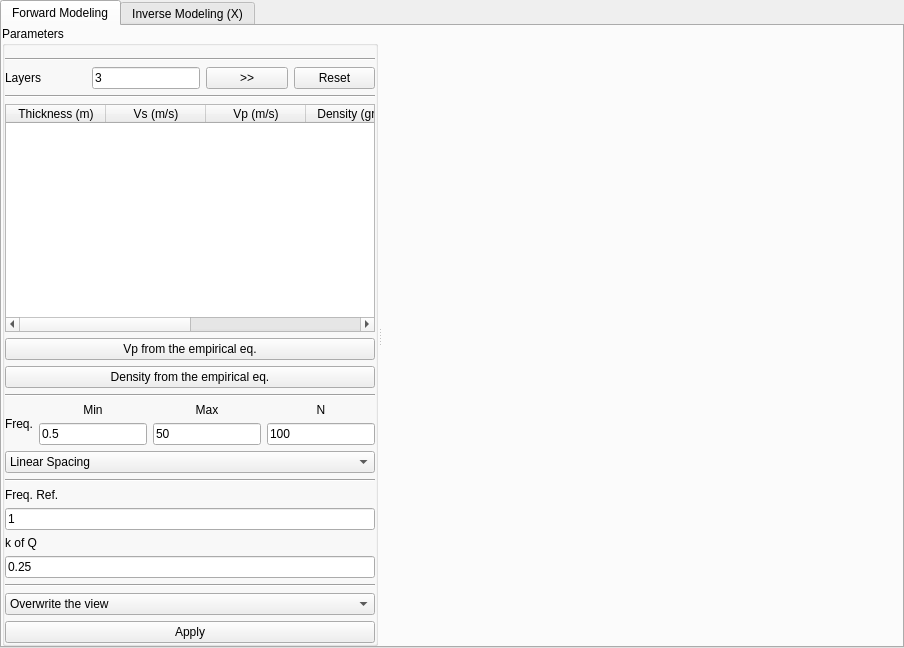
<?xml version="1.0" encoding="UTF-8"?>
<ui version="4.0">
 <class>hvsr</class>
 <widget class="QWidget" name="hvsr">
  <property name="geometry">
   <rect>
    <x>0</x>
    <y>0</y>
    <width>904</width>
    <height>648</height>
   </rect>
  </property>
  <property name="windowTitle">
   <string>Form</string>
  </property>
  <layout class="QVBoxLayout" name="verticalLayout">
   <property name="leftMargin">
    <number>0</number>
   </property>
   <property name="topMargin">
    <number>0</number>
   </property>
   <property name="rightMargin">
    <number>0</number>
   </property>
   <property name="bottomMargin">
    <number>0</number>
   </property>
   <item>
    <widget class="QTabWidget" name="tabWidget">
     <property name="currentIndex">
      <number>0</number>
     </property>
     <widget class="QWidget" name="tab">
      <attribute name="title">
       <string>Forward Modeling</string>
      </attribute>
      <layout class="QVBoxLayout" name="verticalLayout_3">
       <property name="leftMargin">
        <number>0</number>
       </property>
       <property name="topMargin">
        <number>0</number>
       </property>
       <property name="rightMargin">
        <number>0</number>
       </property>
       <property name="bottomMargin">
        <number>0</number>
       </property>
       <item>
        <widget class="QSplitter" name="splitter">
         <property name="orientation">
          <enum>Qt::Horizontal</enum>
         </property>
         <widget class="QGroupBox" name="groupBox">
          <property name="sizePolicy">
           <sizepolicy hsizetype="Minimum" vsizetype="Preferred">
            <horstretch>0</horstretch>
            <verstretch>0</verstretch>
           </sizepolicy>
          </property>
          <property name="maximumSize">
           <size>
            <width>300</width>
            <height>16777215</height>
           </size>
          </property>
          <property name="font">
           <font>
            <weight>50</weight>
            <bold>false</bold>
           </font>
          </property>
          <property name="title">
           <string>Parameters</string>
          </property>
          <property name="flat">
           <bool>true</bool>
          </property>
          <property name="checkable">
           <bool>false</bool>
          </property>
          <layout class="QVBoxLayout" name="verticalLayout_2">
           <property name="sizeConstraint">
            <enum>QLayout::SetMinimumSize</enum>
           </property>
           <property name="leftMargin">
            <number>0</number>
           </property>
           <property name="topMargin">
            <number>12</number>
           </property>
           <property name="rightMargin">
            <number>0</number>
           </property>
           <property name="bottomMargin">
            <number>0</number>
           </property>
           <item>
            <widget class="Line" name="line_5">
             <property name="maximumSize">
              <size>
               <width>16777215</width>
               <height>16777215</height>
              </size>
             </property>
             <property name="orientation">
              <enum>Qt::Horizontal</enum>
             </property>
            </widget>
           </item>
           <item>
            <layout class="QHBoxLayout" name="horizontalLayout">
             <property name="sizeConstraint">
              <enum>QLayout::SetMinimumSize</enum>
             </property>
             <item>
              <widget class="QLabel" name="label">
               <property name="sizePolicy">
                <sizepolicy hsizetype="Minimum" vsizetype="Preferred">
                 <horstretch>0</horstretch>
                 <verstretch>0</verstretch>
                </sizepolicy>
               </property>
               <property name="maximumSize">
                <size>
                 <width>16777215</width>
                 <height>16777215</height>
                </size>
               </property>
               <property name="text">
                <string>Layers</string>
               </property>
              </widget>
             </item>
             <item>
              <widget class="QLineEdit" name="txt_layers">
               <property name="sizePolicy">
                <sizepolicy hsizetype="Minimum" vsizetype="Fixed">
                 <horstretch>0</horstretch>
                 <verstretch>0</verstretch>
                </sizepolicy>
               </property>
               <property name="maximumSize">
                <size>
                 <width>16777215</width>
                 <height>16777215</height>
                </size>
               </property>
               <property name="text">
                <string>3</string>
               </property>
              </widget>
             </item>
             <item>
              <widget class="QPushButton" name="btn_layers">
               <property name="maximumSize">
                <size>
                 <width>16777215</width>
                 <height>16777215</height>
                </size>
               </property>
               <property name="text">
                <string>&gt;&gt;</string>
               </property>
              </widget>
             </item>
             <item>
              <widget class="QPushButton" name="btn_reset_layers">
               <property name="maximumSize">
                <size>
                 <width>16777215</width>
                 <height>16777215</height>
                </size>
               </property>
               <property name="text">
                <string>Reset</string>
               </property>
              </widget>
             </item>
            </layout>
           </item>
           <item>
            <widget class="Line" name="line_4">
             <property name="maximumSize">
              <size>
               <width>16777215</width>
               <height>16777215</height>
              </size>
             </property>
             <property name="orientation">
              <enum>Qt::Horizontal</enum>
             </property>
            </widget>
           </item>
           <item>
            <widget class="QTableWidget" name="table_layers">
             <property name="sizePolicy">
              <sizepolicy hsizetype="Minimum" vsizetype="Expanding">
               <horstretch>0</horstretch>
               <verstretch>0</verstretch>
              </sizepolicy>
             </property>
             <property name="maximumSize">
              <size>
               <width>16777215</width>
               <height>16777215</height>
              </size>
             </property>
             <column>
              <property name="text">
               <string>Thickness (m)</string>
              </property>
             </column>
             <column>
              <property name="text">
               <string>Vs (m/s)</string>
              </property>
             </column>
             <column>
              <property name="text">
               <string>Vp (m/s)</string>
              </property>
             </column>
             <column>
              <property name="text">
               <string>Density (gr/cc)</string>
              </property>
             </column>
             <column>
              <property name="text">
               <string>Qs</string>
              </property>
             </column>
             <column>
              <property name="text">
               <string>Qp</string>
              </property>
             </column>
            </widget>
           </item>
           <item>
            <widget class="QPushButton" name="btn_vpe">
             <property name="text">
              <string>Vp from the empirical eq.</string>
             </property>
            </widget>
           </item>
           <item>
            <widget class="QPushButton" name="btn_rhoe">
             <property name="text">
              <string>Density from the empirical eq.</string>
             </property>
            </widget>
           </item>
           <item>
            <widget class="Line" name="line_3">
             <property name="maximumSize">
              <size>
               <width>16777215</width>
               <height>16777215</height>
              </size>
             </property>
             <property name="orientation">
              <enum>Qt::Horizontal</enum>
             </property>
            </widget>
           </item>
           <item>
            <layout class="QHBoxLayout" name="horizontalLayout_3">
             <property name="sizeConstraint">
              <enum>QLayout::SetMinimumSize</enum>
             </property>
             <item>
              <widget class="QLabel" name="label_2">
               <property name="sizePolicy">
                <sizepolicy hsizetype="Minimum" vsizetype="Preferred">
                 <horstretch>0</horstretch>
                 <verstretch>0</verstretch>
                </sizepolicy>
               </property>
               <property name="maximumSize">
                <size>
                 <width>16777215</width>
                 <height>16777215</height>
                </size>
               </property>
               <property name="text">
                <string>Freq.</string>
               </property>
              </widget>
             </item>
             <item>
              <layout class="QGridLayout" name="gridLayout">
               <property name="sizeConstraint">
                <enum>QLayout::SetMinimumSize</enum>
               </property>
               <item row="0" column="0">
                <widget class="QLabel" name="label_3">
                 <property name="sizePolicy">
                  <sizepolicy hsizetype="Minimum" vsizetype="Preferred">
                   <horstretch>0</horstretch>
                   <verstretch>0</verstretch>
                  </sizepolicy>
                 </property>
                 <property name="text">
                  <string>Min</string>
                 </property>
                 <property name="alignment">
                  <set>Qt::AlignCenter</set>
                 </property>
                </widget>
               </item>
               <item row="0" column="1">
                <widget class="QLabel" name="label_4">
                 <property name="sizePolicy">
                  <sizepolicy hsizetype="Minimum" vsizetype="Preferred">
                   <horstretch>0</horstretch>
                   <verstretch>0</verstretch>
                  </sizepolicy>
                 </property>
                 <property name="text">
                  <string>Max</string>
                 </property>
                 <property name="alignment">
                  <set>Qt::AlignCenter</set>
                 </property>
                </widget>
               </item>
               <item row="0" column="2">
                <widget class="QLabel" name="label_5">
                 <property name="sizePolicy">
                  <sizepolicy hsizetype="Minimum" vsizetype="Preferred">
                   <horstretch>0</horstretch>
                   <verstretch>0</verstretch>
                  </sizepolicy>
                 </property>
                 <property name="text">
                  <string>N</string>
                 </property>
                 <property name="alignment">
                  <set>Qt::AlignCenter</set>
                 </property>
                </widget>
               </item>
               <item row="1" column="0">
                <widget class="QLineEdit" name="txt_freq_min">
                 <property name="sizePolicy">
                  <sizepolicy hsizetype="Minimum" vsizetype="Fixed">
                   <horstretch>0</horstretch>
                   <verstretch>0</verstretch>
                  </sizepolicy>
                 </property>
                 <property name="maximumSize">
                  <size>
                   <width>16777215</width>
                   <height>16777215</height>
                  </size>
                 </property>
                 <property name="text">
                  <string>0.5</string>
                 </property>
                </widget>
               </item>
               <item row="1" column="1">
                <widget class="QLineEdit" name="txt_freq_max">
                 <property name="sizePolicy">
                  <sizepolicy hsizetype="Minimum" vsizetype="Fixed">
                   <horstretch>0</horstretch>
                   <verstretch>0</verstretch>
                  </sizepolicy>
                 </property>
                 <property name="maximumSize">
                  <size>
                   <width>16777215</width>
                   <height>16777215</height>
                  </size>
                 </property>
                 <property name="text">
                  <string>50</string>
                 </property>
                </widget>
               </item>
               <item row="1" column="2">
                <widget class="QLineEdit" name="txt_freq_n">
                 <property name="sizePolicy">
                  <sizepolicy hsizetype="Minimum" vsizetype="Fixed">
                   <horstretch>0</horstretch>
                   <verstretch>0</verstretch>
                  </sizepolicy>
                 </property>
                 <property name="maximumSize">
                  <size>
                   <width>16777215</width>
                   <height>16777215</height>
                  </size>
                 </property>
                 <property name="text">
                  <string>100</string>
                 </property>
                </widget>
               </item>
              </layout>
             </item>
            </layout>
           </item>
           <item>
            <widget class="QComboBox" name="combo_freq">
             <property name="sizePolicy">
              <sizepolicy hsizetype="Minimum" vsizetype="Fixed">
               <horstretch>0</horstretch>
               <verstretch>0</verstretch>
              </sizepolicy>
             </property>
             <property name="maximumSize">
              <size>
               <width>16777215</width>
               <height>16777215</height>
              </size>
             </property>
             <item>
              <property name="text">
               <string>Linear Spacing</string>
              </property>
             </item>
             <item>
              <property name="text">
               <string>Logarithmic Spacing</string>
              </property>
             </item>
            </widget>
           </item>
           <item>
            <widget class="Line" name="line_2">
             <property name="maximumSize">
              <size>
               <width>16777215</width>
               <height>16777215</height>
              </size>
             </property>
             <property name="orientation">
              <enum>Qt::Horizontal</enum>
             </property>
            </widget>
           </item>
           <item>
            <widget class="QLabel" name="label_6">
             <property name="sizePolicy">
              <sizepolicy hsizetype="Minimum" vsizetype="Preferred">
               <horstretch>0</horstretch>
               <verstretch>0</verstretch>
              </sizepolicy>
             </property>
             <property name="maximumSize">
              <size>
               <width>16777215</width>
               <height>16777215</height>
              </size>
             </property>
             <property name="text">
              <string>Freq. Ref.</string>
             </property>
            </widget>
           </item>
           <item>
            <widget class="QLineEdit" name="txt_freq_ref">
             <property name="sizePolicy">
              <sizepolicy hsizetype="Minimum" vsizetype="Fixed">
               <horstretch>0</horstretch>
               <verstretch>0</verstretch>
              </sizepolicy>
             </property>
             <property name="maximumSize">
              <size>
               <width>16777215</width>
               <height>16777215</height>
              </size>
             </property>
             <property name="text">
              <string>1</string>
             </property>
            </widget>
           </item>
           <item>
            <widget class="QLabel" name="label_7">
             <property name="text">
              <string>k of Q</string>
             </property>
            </widget>
           </item>
           <item>
            <widget class="QLineEdit" name="txt_k_Q">
             <property name="text">
              <string>0.25</string>
             </property>
            </widget>
           </item>
           <item>
            <widget class="Line" name="line">
             <property name="maximumSize">
              <size>
               <width>16777215</width>
               <height>16777215</height>
              </size>
             </property>
             <property name="orientation">
              <enum>Qt::Horizontal</enum>
             </property>
            </widget>
           </item>
           <item>
            <widget class="QComboBox" name="combo_view">
             <item>
              <property name="text">
               <string>Overwrite the view</string>
              </property>
             </item>
             <item>
              <property name="text">
               <string>Append to the view</string>
              </property>
             </item>
            </widget>
           </item>
           <item>
            <widget class="QPushButton" name="btn_forward_apply">
             <property name="maximumSize">
              <size>
               <width>16777215</width>
               <height>16777215</height>
              </size>
             </property>
             <property name="text">
              <string>Apply</string>
             </property>
            </widget>
           </item>
          </layout>
         </widget>
         <widget class="MplCanvasBaseWithToolbar" name="canvas_forward" native="true">
          <property name="sizePolicy">
           <sizepolicy hsizetype="Expanding" vsizetype="Preferred">
            <horstretch>0</horstretch>
            <verstretch>0</verstretch>
           </sizepolicy>
          </property>
         </widget>
        </widget>
       </item>
      </layout>
     </widget>
     <widget class="QWidget" name="tab_2">
      <attribute name="title">
       <string>Inverse Modeling (X)</string>
      </attribute>
     </widget>
    </widget>
   </item>
  </layout>
 </widget>
 <customwidgets>
  <customwidget>
   <class>MplCanvasBaseWithToolbar</class>
   <extends>QWidget</extends>
   <header>widgets.mplcanvas</header>
   <container>1</container>
  </customwidget>
 </customwidgets>
 <resources/>
 <connections>
  <connection>
   <sender>btn_layers</sender>
   <signal>clicked()</signal>
   <receiver>hvsr</receiver>
   <slot>_on_btn_layers_clicked()</slot>
   <hints>
    <hint type="sourcelabel">
     <x>182</x>
     <y>80</y>
    </hint>
    <hint type="destinationlabel">
     <x>451</x>
     <y>323</y>
    </hint>
   </hints>
  </connection>
  <connection>
   <sender>btn_reset_layers</sender>
   <signal>clicked()</signal>
   <receiver>hvsr</receiver>
   <slot>_on_btn_reset_layers_clicked()</slot>
   <hints>
    <hint type="sourcelabel">
     <x>252</x>
     <y>80</y>
    </hint>
    <hint type="destinationlabel">
     <x>451</x>
     <y>323</y>
    </hint>
   </hints>
  </connection>
  <connection>
   <sender>table_layers</sender>
   <signal>cellChanged(int,int)</signal>
   <receiver>hvsr</receiver>
   <slot>_table_layers_onCellChanged(int,int)</slot>
   <hints>
    <hint type="sourcelabel">
     <x>151</x>
     <y>253</y>
    </hint>
    <hint type="destinationlabel">
     <x>451</x>
     <y>323</y>
    </hint>
   </hints>
  </connection>
  <connection>
   <sender>btn_rhoe</sender>
   <signal>clicked()</signal>
   <receiver>hvsr</receiver>
   <slot>_on_btn_rhoe_clicked()</slot>
   <hints>
    <hint type="sourcelabel">
     <x>152</x>
     <y>417</y>
    </hint>
    <hint type="destinationlabel">
     <x>451</x>
     <y>323</y>
    </hint>
   </hints>
  </connection>
  <connection>
   <sender>btn_vpe</sender>
   <signal>clicked()</signal>
   <receiver>hvsr</receiver>
   <slot>_on_btn_vpe_clicked()</slot>
   <hints>
    <hint type="sourcelabel">
     <x>152</x>
     <y>383</y>
    </hint>
    <hint type="destinationlabel">
     <x>451</x>
     <y>323</y>
    </hint>
   </hints>
  </connection>
  <connection>
   <sender>btn_forward_apply</sender>
   <signal>clicked()</signal>
   <receiver>hvsr</receiver>
   <slot>_on_btn_forward_apply_clicked()</slot>
   <hints>
    <hint type="sourcelabel">
     <x>152</x>
     <y>624</y>
    </hint>
    <hint type="destinationlabel">
     <x>451</x>
     <y>323</y>
    </hint>
   </hints>
  </connection>
 </connections>
 <slots>
  <slot>_on_btn_layers_clicked()</slot>
  <slot>_on_btn_reset_layers_clicked()</slot>
  <slot>_table_layers_onCellChanged(int,int)</slot>
  <slot>_on_btn_vpe_clicked()</slot>
  <slot>_on_btn_rhoe_clicked()</slot>
  <slot>_on_btn_forward_apply_clicked()</slot>
 </slots>
</ui>
